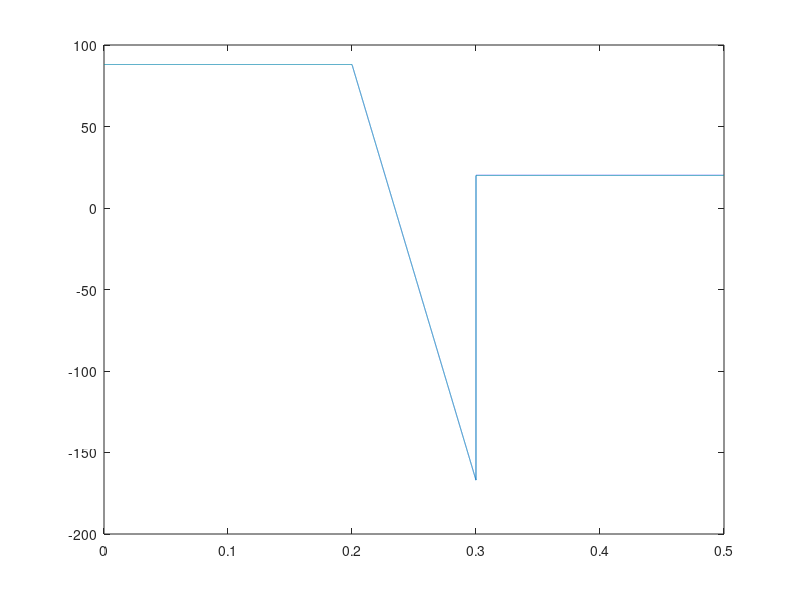

MATLAB code for this plot:
%% Construction of Command to feed to Voltage Command protocol

%%
Fs = 50000;
x = 0:Fs-1/Fs;
y = zeros(size(x));
for start = 0:2:8;
    y(start*Fs/10+1:(start+1)*Fs/10) = 1;
end

plot(x,y);

cd C:\Users\Anthony' Azevedo'\Code\FlySound\CommandWaves\

audiowrite(['Basic','.wav'],...
    y,...
    Fs,...
    'BitsPerSample',32);

%%
close all

cd 'C:\Users\Anthony Azevedo\Code\FlySound\CommandWaves\'

Fs = 50000;
x = (0:Fs/2-1)/Fs;
y = zeros(size(x));

y(x<.2) = 88;
y(x>=.2 & x <.3) = 88 - (255/.1)*(x(x>=.2 & x <.3)-.2);
y(x>=.3) = 20;


plot(x,y);

cd C:\Users\Anthony' Azevedo'\Code\FlySound\CommandWaves\

audiowrite(['NonInvasiveVmRamp','.wav'],...
    y,...
    Fs,...
    'BitsPerSample',32);
